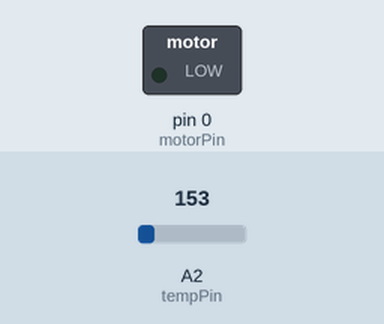
The sketch below on a simulated Arduino Uno, built with avr-gcc and run on an emulated ATmega328P. On the bench: switched loads named in the sketch (green lamp = pin HIGH). The inputs (shaded band) are chosen by the test bench; at power-on: A2 (tempPin) = 153.

Above: at 1.2 s.
1.3 s: A2 (tempPin) set to 166
2.8 s: A2 (tempPin) set to 186
At 3.3 s:
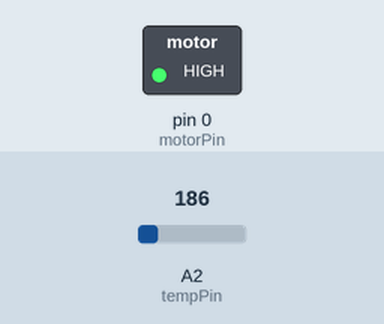
4.3 s: A2 (tempPin) set to 165
At 4.6 s:
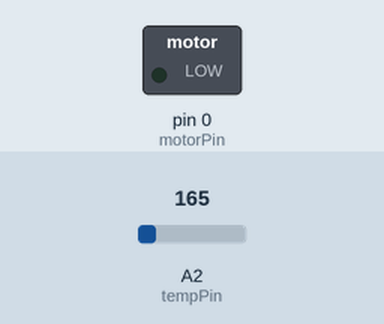
5.8 s: A2 (tempPin) set to 175
At 7.0 s:
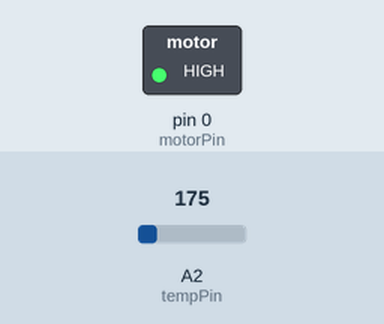
Timing chart, 0 to 8.3 s (numbered marks = the images above; inputs shaded):
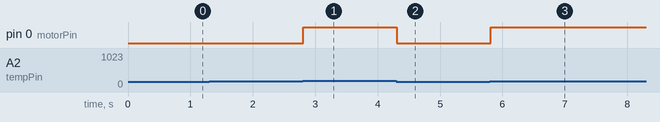

Measured:
- the behaviour switches between 174 and 175 on A2 (tempPin) (found by bisection; images 0 and 1)
- after the input at 1.3 s, every drawn part: stays the same
- after the input at 2.8 s, pin 0 (motorPin): LOW → HIGH at once
- after the input at 4.3 s, pin 0 (motorPin): HIGH → LOW at once
- after the input at 5.8 s, pin 0 (motorPin): LOW → HIGH at once

The sketch:

Temp_Fan_Final.ino
```cpp
/*Temp Sensing Fan Module
 * Team 8
 * Fan turns on slightly above room temp
 * and ramps up to max speed as temp increases
 */

//temp sensor pin
int tempPin = 2;
//motor pin
int motorPin = 0;

void setup() {
//output motor pin 0
pinMode(motorPin, OUTPUT);
//input temp pin 2
pinMode(tempPin,INPUT);
}
// the loop routine runs over and over again forever:
void loop() {
//read in voltage from sensor
int reading = analogRead(tempPin);
//convert voltage to temperature
float voltage = reading * 5.0;
voltage /= 1024.0;
float temperatureC = (voltage - 0.5) * 100 ;

//ramp up motor speed based on temperature
if((temperatureC > 25) && (temperatureC <= 30))
{
  analogWrite(motorPin,50);
}
else if((temperatureC > 30) && (temperatureC <= 35))
{
  analogWrite(motorPin,100);
}
else if((temperatureC > 35) && (temperatureC <= 40))
{
  analogWrite(motorPin,150);
}
else if((temperatureC > 40) && (temperatureC < 200))
{
  analogWrite(motorPin,250);
}
else
{
  analogWrite(motorPin,0);
}
delay(100);
}
```
